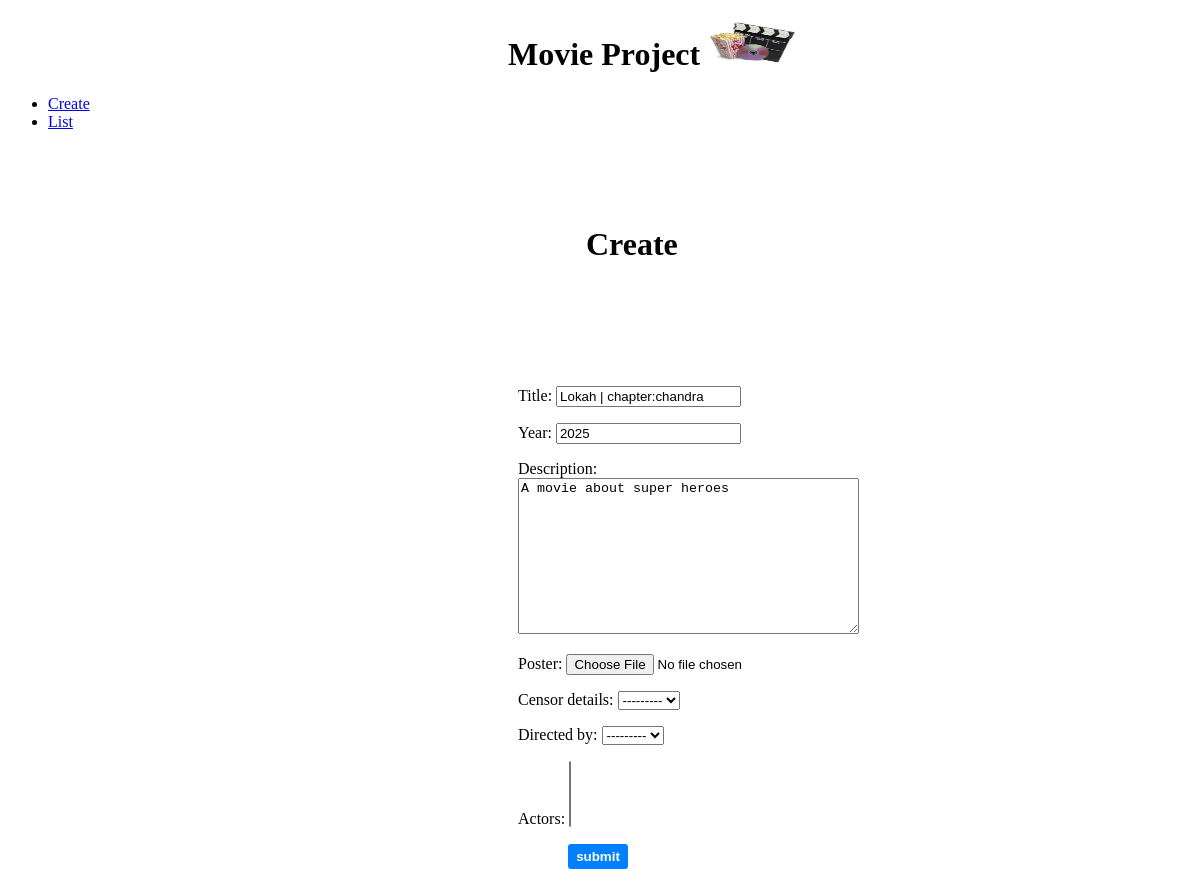
Before: /edit/11 with the older database file.
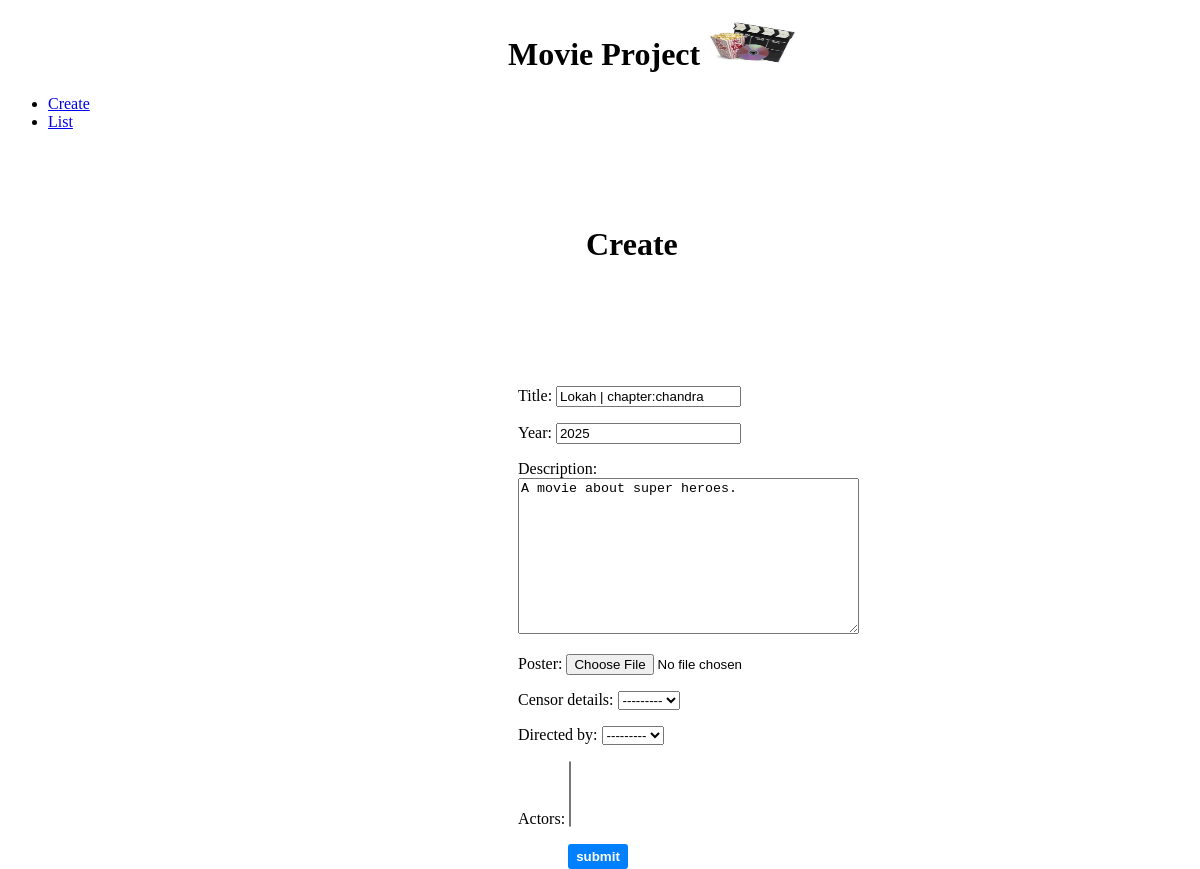
After: the same page with the newer database file.
### movies/models.py (models this page shows, shortened)
class MovieInfo(models.Model):
    title=models.CharField(max_length=90)
    year=models.IntegerField(null=True)
    description=models.TextField()
    poster=models.ImageField(upload_to='images/',null=True)
    censor_details=models.OneToOneField(CensorInfo,on_delete=models.SET_NULL,related_name='movie',null=True)
    directed_by=models.ForeignKey(Directors,null=True,on_delete=models.CASCADE,related_name='directed_movies')
    actors=models.ManyToManyField(Actors, related_name='acted_movies')

### movies/views.py (the view)
# urls.py: path('edit/<pk>', views.edit,name='edit'),
def edit(request,pk):
    instance_to_be_edited=MovieInfo.objects.get(pk=pk)
    if request.POST:
          frm=MovieForm(request.POST,instance=instance_to_be_edited)
          if frm.is_valid():
                instance_to_be_edited.save()
    else:
                frm=MovieForm(instance=instance_to_be_edited)
    return render(request,'create.html',{'form':frm})

### movies/forms.py
class MovieForm(ModelForm):
    class Meta:
        model=MovieInfo
        fields='__all__'

### Templates/create.html (shortened to what this page needs)
<!DOCTYPE html>
<html lang="en">
<head>
</head>
<body>
{% extends 'blank_layout.html' %}
    {% block content %}
      <h1 class="title-common">Create</h1>
    <div class="form-enter">
      <form class="form" method="post" enctype="multipart/form-data">
        {{ form.as_p }}
        <button type="submit" class="btn">submit</button>
      </form>
    </div>
    {% endblock content %}

Changed rows visible on the page:
changed MovieInfo "Lokah | chapter:chandra": description "A movie about super heroes" → "A movie about super heroes."
